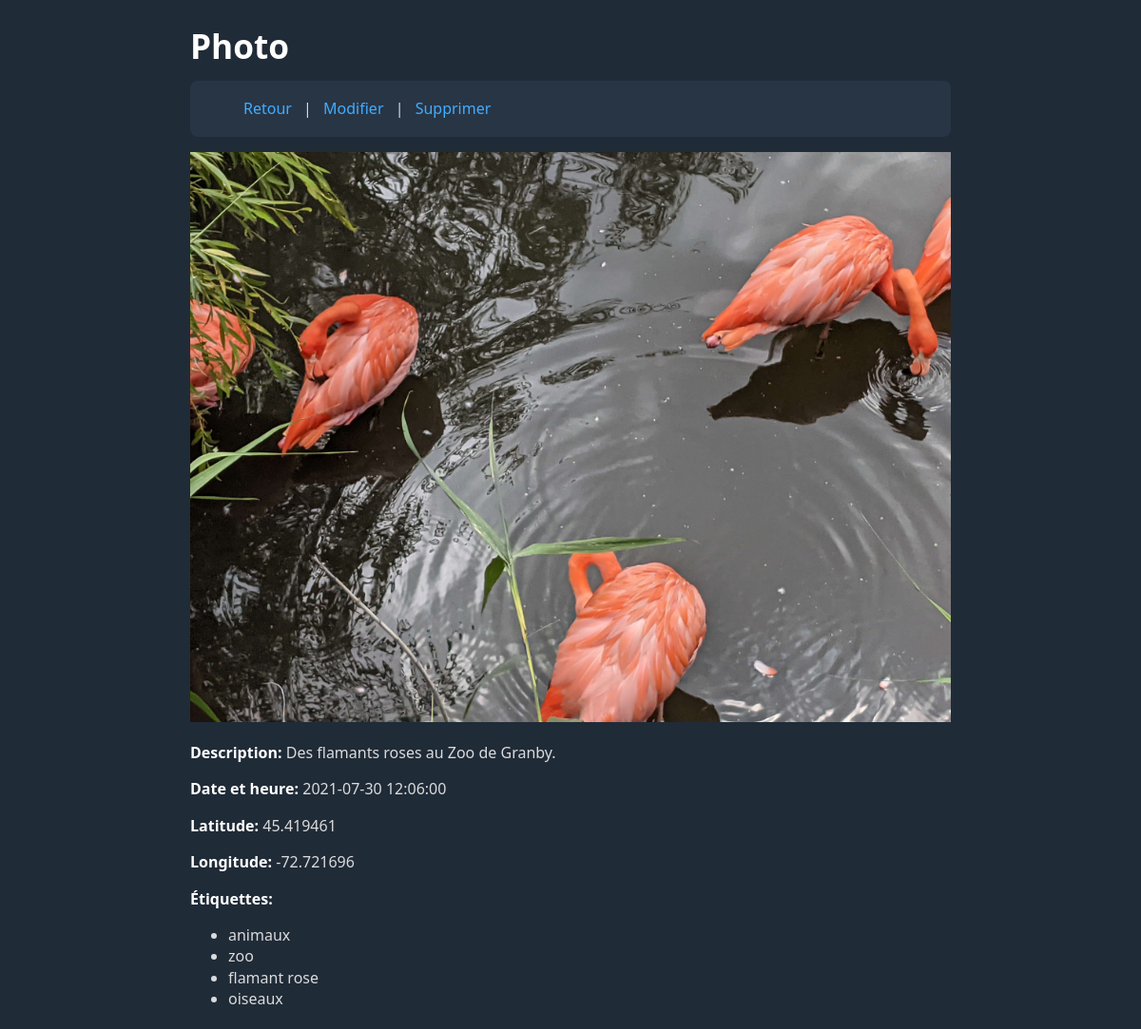
Page /?action=view_photo&id=2 on the committed database.
### tables this page shows
CREATE TABLE photo (
    id INT AUTO_INCREMENT PRIMARY KEY,
    description TEXT NOT NULL DEFAULT '',
    timestamp DATETIME DEFAULT NULL,
    latitude DOUBLE DEFAULT NULL,
    longitude DOUBLE DEFAULT NULL,
    filepath VARCHAR(4096)
);

### controllers/view_photo.php (called while the page is built, shortened)
<?php
require_once(__DIR__ . '/../models/photo.php');
class ViewPhotoController {
    private $model;
    public function __construct($db) {
        $this->model = new PhotoModel($db);
    }
    public function handle($get) {
        $photo = $this->model->get($get['id']);
        include(__DIR__ . '/../views/view_photo.php');
    }
}
?>

### models/photo.php (called while the page is built, shortened)
<?php
class PhotoModel {
    private $db;
    public function __construct($db) {
        $this->db = $db;
    }
    public function get($id) {
        $query = $this->db->prepare("SELECT id, description, timestamp, latitude, longitude, filepath FROM photo WHERE id = ?");
        $query->execute([$id]);
        $photo = $query->fetch();
        $query = $this->db->prepare("SELECT name FROM tag INNER JOIN photo_tag ON tag.id = photo_tag.tag_id WHERE photo_tag.photo_id = ?");
        $query->execute([$id]);
        $tags = $query->fetchAll();
        $photo['tags'] = [];
        foreach ($tags as $tag) {
            $photo['tags'][] = $tag['name'];
        }
        return $photo;
    }
}
?>

### views/view_photo.php (the view, shortened to what this page needs)
<?php
require_once(__DIR__ . '/../helpers.php');
?>
<body>
<h1>Photo</h1>
<nav>
    <ul>
        <li><a href="?">Retour</a></li>
        <li><a href="?action=edit_photo&id=<?= $photo['id'] ?>">Modifier</a></li>
        <li>
            <a
                href="?action=delete_photo&id=<?= $photo['id'] ?>"
                onclick="return confirm('Voulez-vous vraiment supprimer cette photo?')"
            >
                Supprimer
            </a>
        </li>
    </ul>
</nav>
<img src="<?= $photo['filepath'] ?>" />
<p><strong>Description: </strong><?= $photo['description'] ?></p>
<p><strong>Date et heure: </strong><?= $photo['timestamp'] ?></p>
<p><strong>Latitude: </strong><?= $photo['latitude'] ?></p>
<p><strong>Longitude: </strong><?= $photo['longitude'] ?></p>
<p><strong>Étiquettes: </strong></p>
<ul>
    <?php foreach ($photo['tags'] as $tag): ?>
        <li><?= $tag ?></li>
    <?php endforeach; ?>
</ul>
</body>
</html>

### water.css (style rules this page uses)
:root { --background-body: #202b38; --background: #161f27; --background-alt: #1a242f; --selection: #1c76c5; --text-main: #dbdbdb; --text-bright: #fff; --text-muted: #a9b1ba; --links: #41adff; --focus: #0096bfab; --border: #526980; --code: #ffbe85; --animation-duration: 0.1s; --button-base: #0c151c; --button-hover: #040a0f; --scrollbar-thumb: var(--button-hover); --scrollbar-thumb-hover: rgb(0, 0, 0); --form-placeholder: #a9a9a9; --form-text: #fff; --variable: #d941e2; --highlight: #efdb43; }
html { scrollbar-color: #040a0f #202b38; scrollbar-color: var(--scrollbar-thumb) var(--background-body); scrollbar-width: thin; }
body { font-family: system-ui, -apple-system, BlinkMacSystemFont, 'Segoe UI', 'Roboto', 'Oxygen', 'Ubuntu', 'Cantarell', 'Fira Sans', 'Droid Sans', 'Helvetica Neue', 'Segoe UI Emoji', 'Apple Color Emoji', 'Noto Color Emoji', sans-serif; line-height: 1.4; max-width: 800px; margin: 20px auto; padding: 0 10px; word-wrap: break-word; color: #dbdbdb; color: var(--text-main); background: #202b38; background: var(--background-body); text-rendering: optimizeLegibility; }
h1 { font-size: 2.2em; margin-top: 0; }
h1, h2, h3, h4, h5, h6 { margin-bottom: 12px; margin-top: 24px; }
h1 { color: #fff; color: var(--text-bright); }
strong { color: #fff; color: var(--text-bright); }
h1, h2, h3, h4, h5, h6, b, strong, th { font-weight: 600; }
::placeholder { color: #a9a9a9; color: var(--form-placeholder); }
a { text-decoration: none; color: #41adff; color: var(--links); }
img, video { max-width: 100%; height: auto; }

### gallery.css (style rules this page uses)
nav { background-color: #283545; border-radius: 8px; padding: 2px 16px; margin-bottom: 16px; }
nav li { display: inline; margin: 0; padding: 0; }
nav li:not(:last-child)::after { content: " | "; margin: 0 8px; }

### rows in the picture
photo: filepath (picture), description "Des flamants roses au Zoo de Granby.", timestamp "2021-07-30 12:06:00", latitude "45.419461", longitude "-72.721696"

### other values in the picture
$tag "animaux"
$tag "zoo"
$tag "flamant rose"
$tag "oiseaux"
